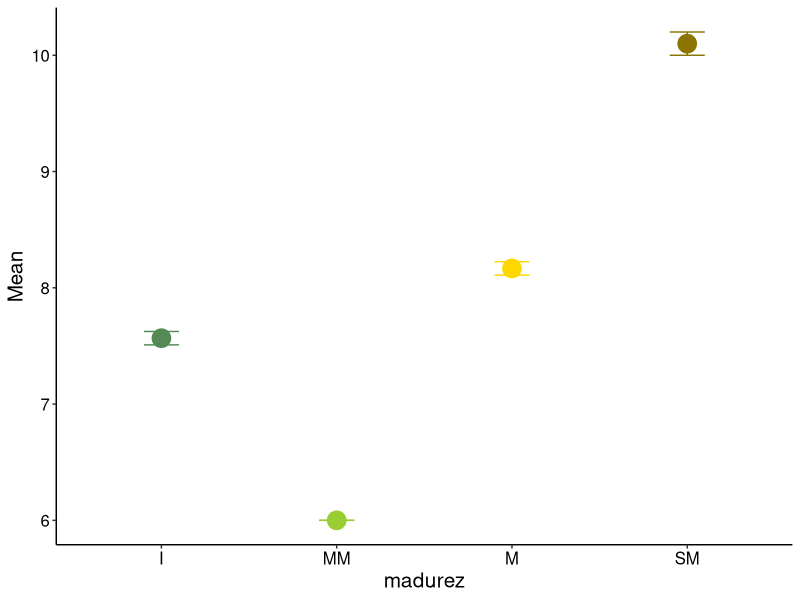
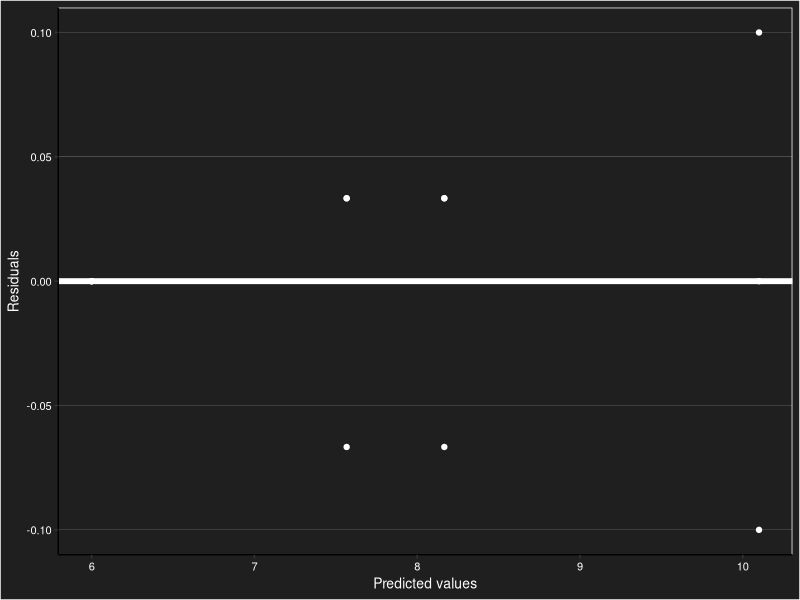
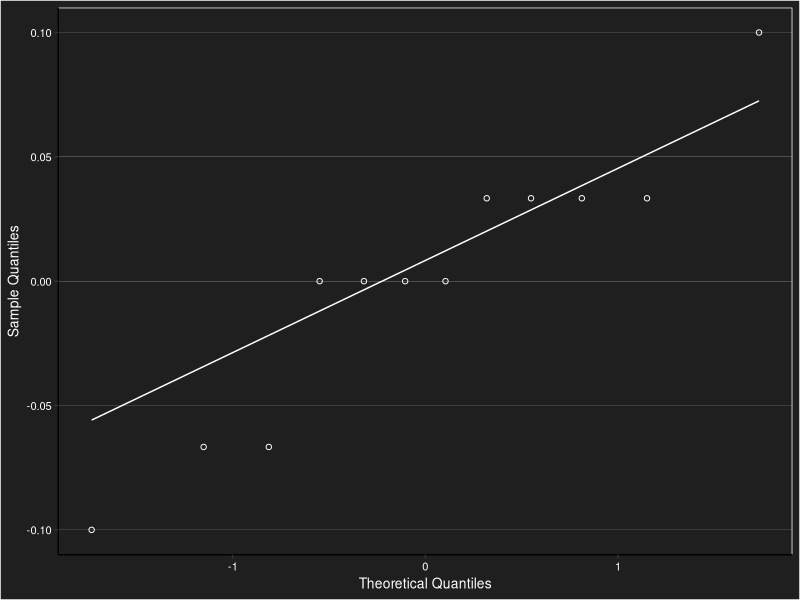

Here is the R script that generated these plots, in order: (Note: this script raises an error after producing the figures.)
## ---- chunk 1
knitr::opts_chunk$set(warning = FALSE, message = FALSE, echo = FALSE)

library(readxl)
data_mad_quimico <- read_excel("database.xlsx", sheet = "mad_phenols")
data_mad_quimico$madurez <- factor(data_mad_quimico$madurez, levels=c("I", "MM", "M", "SM"))

## ---- chunk 2
knitr::opts_chunk$set(warning = FALSE, message = FALSE, echo = FALSE)

# Crea un vector con las variables respuesta
variables_respuesta <- c("brix", "ph", "acidez", "ratio")

# Inicializa una lista para almacenar las tablas y otra lista para los gráficos
tablas_list_quimico <- list()
graficos_list_quimico <- list()

library(dplyr)
library(ggplot2)

# Crea un bucle que recorre cada variable respuesta
for (variable in variables_respuesta) {
  # Crea la tabla resumen
  tabla_resumen <- data_mad_quimico %>%
    group_by(madurez) %>%
    summarise(n = n(),
              Mean = mean(.data[[variable]]),  # Corregido aquí
              sd = sd(.data[[variable]]))  # Corregido aquí
  
  # Agrega la tabla a la lista
  tablas_list_quimico[[variable]] <- tabla_resumen

  # Crea el gráfico
  gg_plot <- ggplot(tabla_resumen, aes(x = madurez, y = Mean, color = madurez)) +
    scale_color_manual(values = c("palegreen4", "yellowgreen", "gold", "gold4")) +
    stat_summary(fun = "mean", size = 6, geom = "point") +
    geom_errorbar(aes(ymin = Mean - sd, ymax = Mean + sd), width = 0.2, position = position_dodge(0.9)) +
    theme_classic() +
    theme(legend.title = element_blank()) +
    theme(legend.position = "none") +
    theme(text = element_text(size = 15, color = 'black')) +
    theme(axis.text = element_text(color = 'black'))

  assign(paste0("mad_gg_", variable), gg_plot)
  
  # Agrega el gráfico a la lista
  graficos_list_quimico[[variable]] <- get(paste0("mad_gg_", variable))
}

## ---- chunk 3
knitr::opts_chunk$set(warning = FALSE, message = FALSE, echo = FALSE)

library(knitr)
kable(tablas_list_quimico$brix, format = "markdown")

## ---- chunk 4
knitr::opts_chunk$set(warning = FALSE, message = FALSE, echo = FALSE)

graficos_list_quimico$brix

## ---- chunk 5
knitr::opts_chunk$set(warning = FALSE, message = FALSE, echo = FALSE)

library(nlme)
modelos_mad_brix <- gls(brix ~ madurez, data=data_mad_quimico)
modelos_mad_brix

## ---- chunk 6
knitr::opts_chunk$set(warning = FALSE, message = FALSE, echo = FALSE)

brix_mad_ajuste <- as.data.frame(cbind(
  "residuos" = residuals(modelos_mad_brix),
  "predichos" = predict(modelos_mad_brix)))

HV_brix_mad<-ggplot(brix_mad_ajuste) +
  aes(predichos, residuos) +
  geom_hline(yintercept = 0, colour="white", size=2) +
  geom_point(colour="white")+
  theme_classic()+
  labs(y="Residuals", x="Predicted values")+
  theme(legend.position = "bottom", legend.background = element_rect(fill = "gray12"))+
  theme(panel.grid.major.y = element_line(size=0.05, color='white'))+
  theme(panel.grid.major.x = element_blank())+
  theme(text = element_text(size=10, color='white'))+
  theme(axis.text = element_text(color='white'))+
  theme(plot.background = element_rect(fill = "gray12"))+
  theme(panel.background = element_rect(fill = "gray12", color = "white"))
HV_brix_mad

QQ_brix_mad<-ggplot(brix_mad_ajuste) +
aes(sample = residuos) +
  geom_qq(shape = 1, colour="white") +
  geom_qq_line(colour="white")+
  theme_classic()+
  labs(y="Sample Quantiles", x="Theoretical Quantiles")+
  theme(legend.position = "bottom", legend.background = element_rect(fill = "gray12"))+
  theme(panel.grid.major.y = element_line(size=0.05, color='white'))+
  theme(panel.grid.major.x = element_blank())+
  theme(text = element_text(size=10, color='white'))+
  theme(axis.text = element_text(color='white'))+
  theme(plot.background = element_rect(fill = "gray12"))+
  theme(panel.background = element_rect(fill = "gray12", color = "white"))
QQ_brix_mad

shapiro.test(brix_mad_ajuste$residuos)

## ---- chunk 7
knitr::opts_chunk$set(warning = FALSE, message = FALSE, echo = FALSE)

anova(modelos_mad_brix)

## ---- chunk 8
knitr::opts_chunk$set(warning = FALSE, message = FALSE, echo = FALSE)

library(emmeans)
Comp_mad_brix<-emmeans(modelos_mad_brix, pairwise ~ madurez) #Tukey por default  
Comp_mad_brix
plot(Comp_mad_brix, comparisons = T) + theme_classic() + 
  labs(x = "°brix)", y ="Madurez" )

## ---- chunk 9
knitr::opts_chunk$set(warning = FALSE, message = FALSE, echo = FALSE)

library(knitr)
kable(tablas_list_quimico$ph, format = "markdown")

## ---- chunk 10
knitr::opts_chunk$set(warning = FALSE, message = FALSE, echo = FALSE)

graficos_list_quimico$ph

## ---- chunk 11
knitr::opts_chunk$set(warning = FALSE, message = FALSE, echo = FALSE)

library(nlme)
modelos_mad_ph <- gls(ph ~ madurez, data=data_mad_quimico)
modelos_mad_ph

## ---- chunk 12
knitr::opts_chunk$set(warning = FALSE, message = FALSE, echo = FALSE)

ph_mad_ajuste <- as.data.frame(cbind(
  "residuos" = residuals(modelos_mad_ph),
  "predichos" = predict(modelos_mad_ph)))

HV_ph_mad<-ggplot(ph_mad_ajuste) +
  aes(predichos, residuos) +
  geom_hline(yintercept = 0, colour="white", size=2) +
  geom_point(colour="white")+
  theme_classic()+
  labs(y="Residuals", x="Predicted values")+
  theme(legend.position = "bottom", legend.background = element_rect(fill = "gray12"))+
  theme(panel.grid.major.y = element_line(size=0.05, color='white'))+
  theme(panel.grid.major.x = element_blank())+
  theme(text = element_text(size=10, color='white'))+
  theme(axis.text = element_text(color='white'))+
  theme(plot.background = element_rect(fill = "gray12"))+
  theme(panel.background = element_rect(fill = "gray12", color = "white"))
HV_ph_mad

QQ_ph_mad<-ggplot(ph_mad_ajuste) +
aes(sample = residuos) +
  geom_qq(shape = 1, colour="white") +
  geom_qq_line(colour="white")+
  theme_classic()+
  labs(y="Sample Quantiles", x="Theoretical Quantiles")+
  theme(legend.position = "bottom", legend.background = element_rect(fill = "gray12"))+
  theme(panel.grid.major.y = element_line(size=0.05, color='white'))+
  theme(panel.grid.major.x = element_blank())+
  theme(text = element_text(size=10, color='white'))+
  theme(axis.text = element_text(color='white'))+
  theme(plot.background = element_rect(fill = "gray12"))+
  theme(panel.background = element_rect(fill = "gray12", color = "white"))
QQ_ph_mad

shapiro.test(ph_mad_ajuste$residuos)

## ---- chunk 13
knitr::opts_chunk$set(warning = FALSE, message = FALSE, echo = FALSE)

anova(modelos_mad_ph)

## ---- chunk 14
knitr::opts_chunk$set(warning = FALSE, message = FALSE, echo = FALSE)

library(emmeans)
Comp_mad_ph<-emmeans(modelos_mad_ph, pairwise ~ madurez) #Tukey por default  
Comp_mad_ph
plot(Comp_mad_ph, comparisons = T) + theme_classic() + 
  labs(x = "°ph)", y ="Madurez" )

## ---- chunk 15
knitr::opts_chunk$set(warning = FALSE, message = FALSE, echo = FALSE)

library(knitr)
kable(tablas_list_quimico$acidez, format = "markdown")
## ---- chunk 16
knitr::opts_chunk$set(warning = FALSE, message = FALSE, echo = FALSE)

graficos_list_quimico$acidez

## ---- chunk 17
knitr::opts_chunk$set(warning = FALSE, message = FALSE, echo = FALSE)

library(nlme)
modelos_mad_acidez <- gls(acidez ~ madurez, data=data_mad_quimico)
modelos_mad_acidez

## ---- chunk 18
knitr::opts_chunk$set(warning = FALSE, message = FALSE, echo = FALSE)

acidez_mad_ajuste <- as.data.frame(cbind(
  "residuos" = residuals(modelos_mad_acidez),
  "predichos" = predict(modelos_mad_acidez)))

HV_acidez_mad<-ggplot(acidez_mad_ajuste) +
  aes(predichos, residuos) +
  geom_hline(yintercept = 0, colour="white", size=2) +
  geom_point(colour="white")+
  theme_classic()+
  labs(y="Residuals", x="Predicted values")+
  theme(legend.position = "bottom", legend.background = element_rect(fill = "gray12"))+
  theme(panel.grid.major.y = element_line(size=0.05, color='white'))+
  theme(panel.grid.major.x = element_blank())+
  theme(text = element_text(size=10, color='white'))+
  theme(axis.text = element_text(color='white'))+
  theme(plot.background = element_rect(fill = "gray12"))+
  theme(panel.background = element_rect(fill = "gray12", color = "white"))
HV_acidez_mad

QQ_acidez_mad<-ggplot(acidez_mad_ajuste) +
aes(sample = residuos) +
  geom_qq(shape = 1, colour="white") +
  geom_qq_line(colour="white")+
  theme_classic()+
  labs(y="Sample Quantiles", x="Theoretical Quantiles")+
  theme(legend.position = "bottom", legend.background = element_rect(fill = "gray12"))+
  theme(panel.grid.major.y = element_line(size=0.05, color='white'))+
  theme(panel.grid.major.x = element_blank())+
  theme(text = element_text(size=10, color='white'))+
  theme(axis.text = element_text(color='white'))+
  theme(plot.background = element_rect(fill = "gray12"))+
  theme(panel.background = element_rect(fill = "gray12", color = "white"))
QQ_acidez_mad

shapiro.test(acidez_mad_ajuste$residuos)

## ---- chunk 19
knitr::opts_chunk$set(warning = FALSE, message = FALSE, echo = FALSE)

anova(modelos_mad_acidez)

## ---- chunk 20
knitr::opts_chunk$set(warning = FALSE, message = FALSE, echo = FALSE)

library(emmeans)
Comp_mad_acidez<-emmeans(modelos_mad_acidez, pairwise ~ madurez) #Tukey por default  
Comp_mad_acidez
plot(Comp_mad_acidez, comparisons = T) + theme_classic() + 
  labs(x = "°acidez)", y ="Madurez" )

## ---- chunk 21
knitr::opts_chunk$set(warning = FALSE, message = FALSE, echo = FALSE)

library(knitr)
kable(tablas_list_quimico$ratio, format = "markdown")

## ---- chunk 22
knitr::opts_chunk$set(warning = FALSE, message = FALSE, echo = FALSE)

graficos_list_quimico$ratio

## ---- chunk 23
knitr::opts_chunk$set(warning = FALSE, message = FALSE, echo = FALSE)

library(nlme)
modelos_mad_ratio <- gls(ratio ~ madurez, data=data_mad_quimico)
modelos_mad_ratio

## ---- chunk 24
knitr::opts_chunk$set(warning = FALSE, message = FALSE, echo = FALSE)

ratio_mad_ajuste <- as.data.frame(cbind(
  "residuos" = residuals(modelos_mad_ratio),
  "predichos" = predict(modelos_mad_ratio)))

HV_ratio_mad<-ggplot(ratio_mad_ajuste) +
  aes(predichos, residuos) +
  geom_hline(yintercept = 0, colour="white", size=2) +
  geom_point(colour="white")+
  theme_classic()+
  labs(y="Residuals", x="Predicted values")+
  theme(legend.position = "bottom", legend.background = element_rect(fill = "gray12"))+
  theme(panel.grid.major.y = element_line(size=0.05, color='white'))+
  theme(panel.grid.major.x = element_blank())+
  theme(text = element_text(size=10, color='white'))+
  theme(axis.text = element_text(color='white'))+
  theme(plot.background = element_rect(fill = "gray12"))+
  theme(panel.background = element_rect(fill = "gray12", color = "white"))
HV_ratio_mad

QQ_ratio_mad<-ggplot(ratio_mad_ajuste) +
aes(sample = residuos) +
  geom_qq(shape = 1, colour="white") +
  geom_qq_line(colour="white")+
  theme_classic()+
  labs(y="Sample Quantiles", x="Theoretical Quantiles")+
  theme(legend.position = "bottom", legend.background = element_rect(fill = "gray12"))+
  theme(panel.grid.major.y = element_line(size=0.05, color='white'))+
  theme(panel.grid.major.x = element_blank())+
  theme(text = element_text(size=10, color='white'))+
  theme(axis.text = element_text(color='white'))+
  theme(plot.background = element_rect(fill = "gray12"))+
  theme(panel.background = element_rect(fill = "gray12", color = "white"))
QQ_ratio_mad

shapiro.test(ratio_mad_ajuste$residuos)

## ---- chunk 25
knitr::opts_chunk$set(warning = FALSE, message = FALSE, echo = FALSE)

anova(modelos_mad_ratio)

## ---- chunk 26
knitr::opts_chunk$set(warning = FALSE, message = FALSE, echo = FALSE)

library(emmeans)
Comp_mad_ratio<-emmeans(modelos_mad_ratio, pairwise ~ madurez) #Tukey por default  
Comp_mad_ratio
plot(Comp_mad_ratio, comparisons = T) + theme_classic() + 
  labs(x = "°ratio)", y ="Madurez" )
